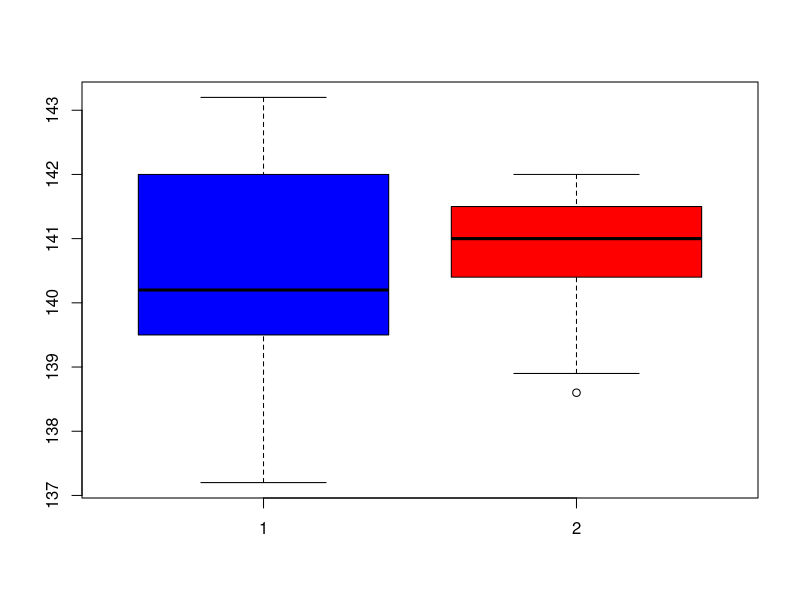
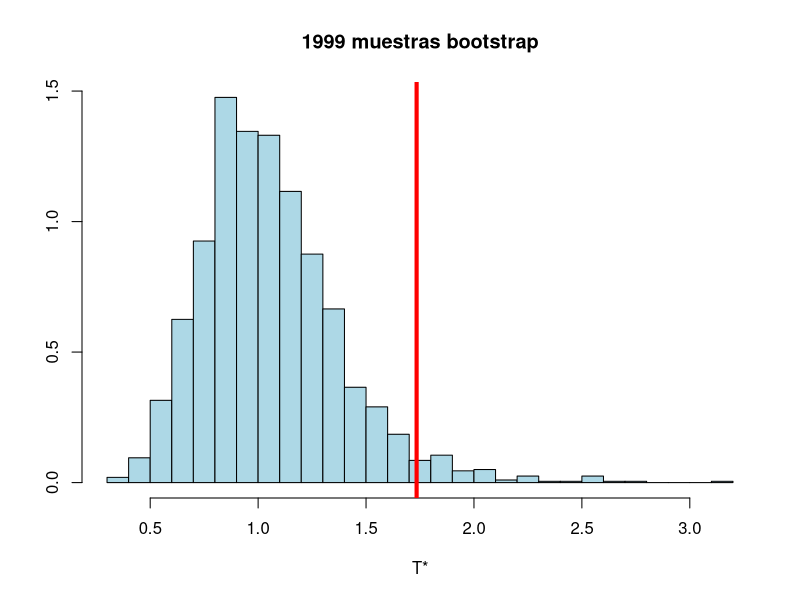
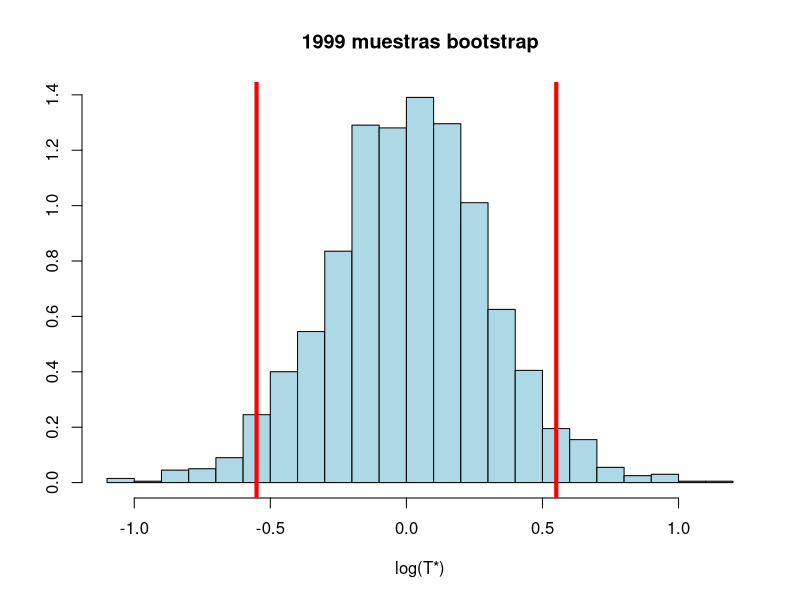
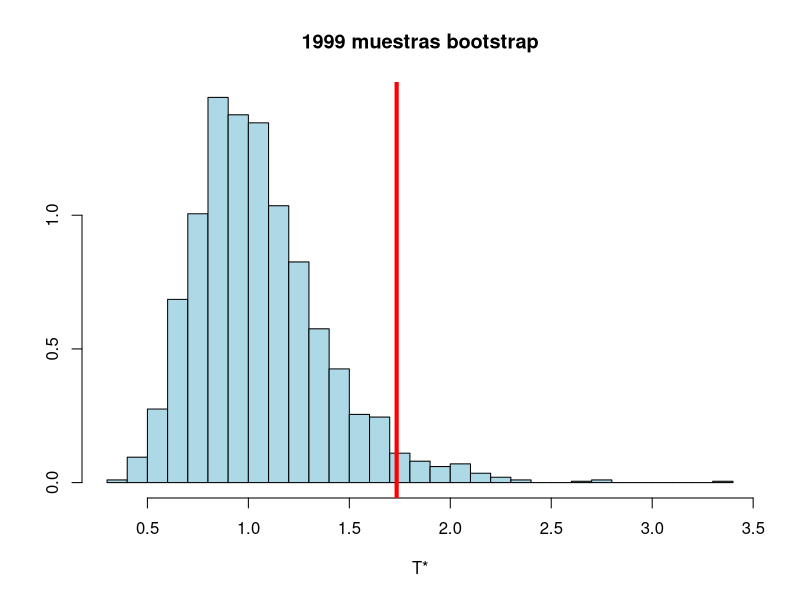
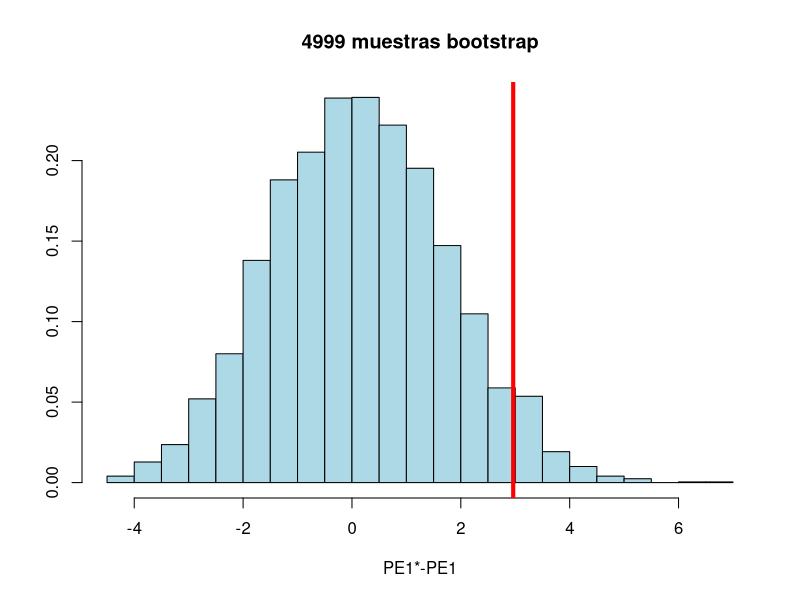
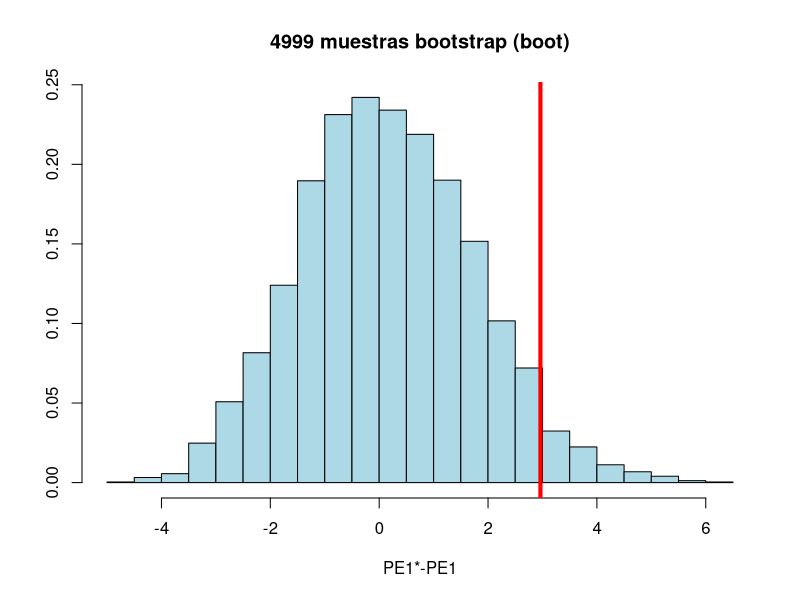
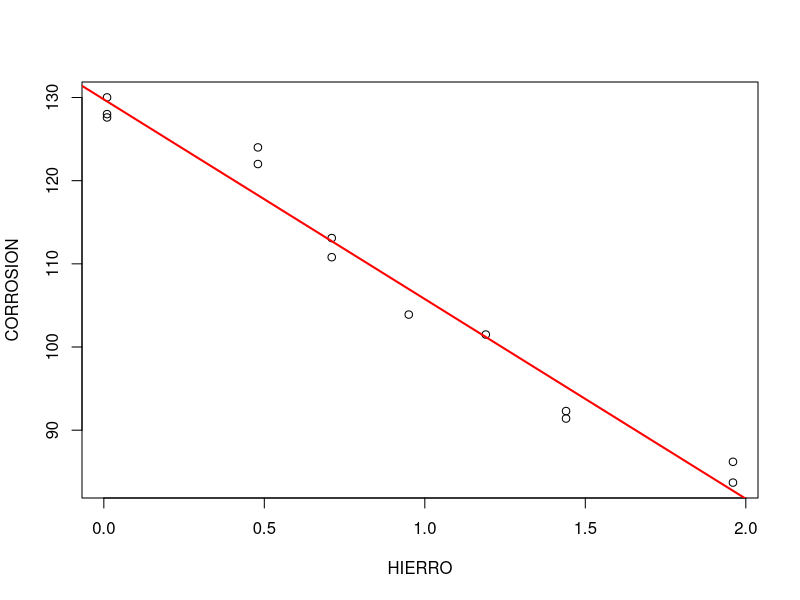
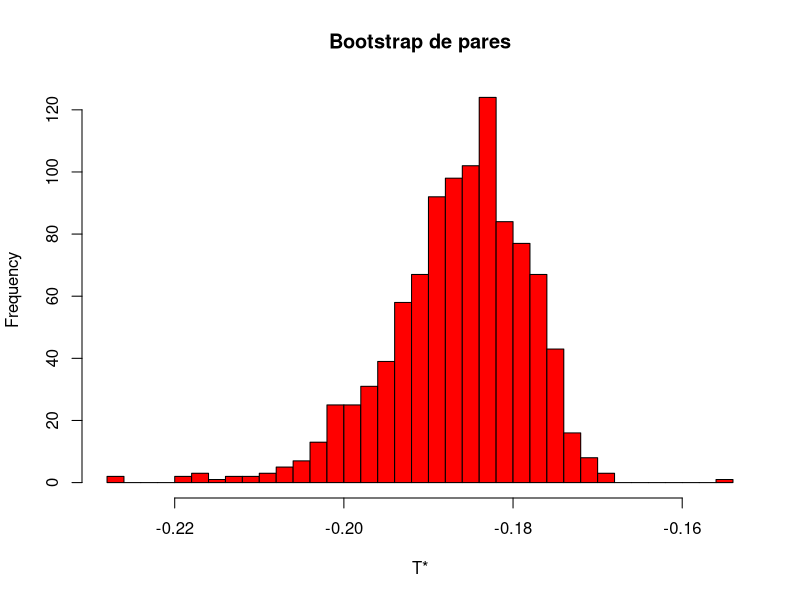

Write R code to recreate these figures, in order.
## ---- chunk 1
knitr::opts_chunk$set(echo = TRUE)
## ---- chunk 2
x<-c(137.9, 143, 143.2, 140, 140.2, 139.3, 141.4, 140.1, 142, 137.2, 139.5, 142.7, 141.3)
y<-c(141.6, 138.9, 140, 141.9, 140.5, 138.6, 141.5, 141.5, 140.7, 141.5, 140.4, 142,141)
nx<-length(x)
ny<-length(y) 
boxplot(x,y,col=c("blue","red"))
## ---- chunk 3
xy<-c(x,y)
nxy<-length(xy)
## ---- chunk 4
B<-1999
set.seed(125)
T0<-sd(x)/sd(y)
T0
## ---- chunk 5
Tast<-numeric(B) 
for (b in 1:B)
  Tast[b]<-sd(sample(xy,nx,replace=TRUE))/sd(sample(xy,ny,replace=TRUE))

hist(Tast,br=30,col="lightblue",prob=TRUE, 
     main=paste(B,"muestras bootstrap"),
     xlab="T*",ylab="")
abline(v=T0, lwd=4,col="red")
## ---- chunk 6
cat("p valor bootstrap unilateral (>) = ",(sum(Tast>=T0)+1)/(B+1),"\n")
# Tast>=T0 Cuántas veces el estimador T asterisco es mayor que T0
## ---- chunk 7
#Para un contraste bilateral se puede trabajar con log(sd(x)/sd(y))
hist(log(Tast),br=30,col="lightblue",
     prob=TRUE, main=paste(B,"muestras bootstrap"),
     xlab="log(T*)",ylab="")
abline(v=log(T0), lwd=4,col="red")
cat("p valor bootstrap unilateral (>) = ",(sum(log(Tast)>=log(T0))+1)/(B+1),"\n")
abline(v=-log(T0), lwd=4,col="red")
## ---- chunk 8
cat("p valor bootstrap bilateral = ", 
    (sum(abs(log(Tast))>=abs(log(T0)))+1)/(B+1),"\n")
## ---- chunk 9
library(boot) 
cocboot=function(xy,indi,nx) {
  sd(xy[indi[1:nx]])/sd(xy[indi[-c(1:nx)]]) 
  }
resulboot=boot(xy,cocboot,nx=nx,R=1999) 
hist(resulboot$t,br=30,col="lightblue",prob=TRUE,
     main=paste(B,"muestras bootstrap"),
     xlab="T*",ylab="") 
abline(v=resulboot$t0, lwd=4,col="red")
## ---- chunk 10
cat("p valor bootstrap unilateral (>) = ",
    (sum(resulboot$t>=resulboot$t0)+1)/(B+1),"\n")
## ---- chunk 11
T0
## ---- chunk 12
resulboot$t0
## ---- chunk 13
summary(Tast)
## ---- chunk 14
summary(resulboot$t)
## ---- chunk 15
cat("p valor bootstrap bilateral = ", (sum(abs(log(resulboot$t))>=abs(log(resulboot$t0)))+1)/(B+1),"\n")
## ---- chunk 16
#Porcentaje de varianza explicada por la primera C.P. 
##?Puede aceptarse que es superior al 70%? 

##H0:PE1<=70; H1:PE1>70
set.seed(357)
data(iris) #?iris
## ---- chunk 17
ACP<- princomp(iris[,-5],cor=T)
summary(ACP)
## ---- chunk 18
ACP$loadings
## ---- chunk 19
varcp<- ACP$sdev^2 
sum(varcp)
## ---- chunk 20
PE1_0<- 100*varcp[1]/sum(varcp) 
dife0<- PE1_0-70
n<-nrow(iris)
indices<- 1:n

B<- 4999
difeBoot<- numeric(B)
for (i in 1:B)
  { if (i%%500==0) cat("Muestra bootstrap ",i,"\n")
  ACPBoot<- princomp(iris[sample(indices,rep=T),-5],cor=T) 
  varcpboot<- ACPBoot$sdev^2
  PE1Boot<- 100*varcpboot[1]/sum(varcpboot)
  difeBoot[i]<- PE1Boot-PE1_0 
  }
## ---- chunk 21
hist(difeBoot,br=30, # 30 intervalos
     col="lightblue",prob=TRUE, 
    main=paste(B,"muestras bootstrap"),
    xlab="PE1*-PE1",ylab="")
abline(v=dife0, lwd=4,col="red")
## ---- chunk 22
cat("p valor bootstrap unilateral (>) = ", 
     (sum(difeBoot>=dife0)+1)/(B+1),"\n")
## ---- chunk 23
library(boot) 
calculoPE1boot=function(datos,indi) {
  ACPBoot<- princomp(iris[indi,-5],cor=T) 
  varcpboot<- ACPBoot$sdev^2
  PE1<- 100*varcpboot[1]/sum(varcpboot)
  PE1 
  }
resulboot=boot(iris,calculoPE1boot,R=4999)
## ---- chunk 24
hist(resulboot$t-resulboot$t0, # hacemos la diferencia a la hora de representar
     br=30,
     col="lightblue",
     prob=TRUE, 
     main=paste(B,"muestras bootstrap (boot)"),
     xlab="PE1*-PE1",ylab="")
abline(v=resulboot$t0-70, lwd=4,col="red")
## ---- chunk 25
x<- c(0.01,0.48,0.71,0.95,1.19,0.01,0.48,1.44,0.71,1.96,0.01,1.44,1.96)
y<- c(127.6,124,110.8,103.9,101.5,130.01,122,92.3,113.1,83.7,128,91.4,86.2)
cor(x,y)
## ---- chunk 26
plot(x,y,xlab="HIERRO",ylab="CORROSION",main="") 
regrelin<- lm(y~x)
summary(regrelin)
abline(regrelin,col="red",lwd=2)
## ---- chunk 27
coefici<- coef(regrelin) 
print(T0<- coefici[2]/coefici[1])
## ---- chunk 28
alfa<-0.05
xydat<- data.frame(x,y)
library(boot)
#Para bootstrap de pares 

calcuT<-function(xydat,indi)
  {
  regre<-lm(y~x,data=xydat[indi,])
  coefi<- regre$coefficients
  T<-coefi[2]/coefi[1]
  V<-vcov(regre) #cov(beta0,beta1)
  auxi<- (V[1,1]/(coefi[1]^2)) + (V[2,2]/(coefi[2]^2))- 
    2*V[1,2]/(coefi[1]*coefi[2])
  varT<- (T^2) * auxi #var(T), método delta para bootstrap stud (t) 
  c(T,varT)
}

Tbootpares<-boot(xydat,calcuT,1000) #Datos, estadístico, B

hist(Tbootpares$t[,1],br=30,main="Bootstrap de pares", col="red",xlab="T*")
## ---- chunk 29
boot.ci(Tbootpares, conf=1-alfa, type=c("norm","perc","stud","bca"), 
        var.t = Tbootpares$t[,2]) # a boot.ci le paso lo que me ha devuelto 
# la función boot
## ---- chunk 30
#Bootstrap de residuos
calcuTres<-function(xydat,indi)
  { xydat$y<- predict(regrelin)+residuals(regrelin)[indi]
  regre<-lm(y~x,data=xydat) 
  coefi<- regre$coefficients 
  T<-coefi[2]/coefi[1] 
  V<-vcov(regre)
  auxi<- (V[1,1]/(coefi[1]^2)) + (V[2,2]/(coefi[2]^2))-
    2*V[1,2]/(coefi[1]*coefi[2])
  varT<- (T^2) * auxi #var(T), m?todo delta para bootstrap stud (t) c(T,varT)
}
## ---- chunk 31
Tbootresi<-boot(xydat,calcuTres,1000)
## ---- chunk 32
hist(Tbootresi$t[,1],br=30,main="Bootstrap de residuos", col="red",xlab="T*")
## ---- chunk 33
#boot.ci(Tbootresi, 
#        conf=1-alfa,
#        type=c("norm","perc","stud","bca"), 
#        var.t = Tbootresi$t[,2])
## ---- chunk 34
library(MASS)
data(cats)
summary(cats)
## ---- chunk 35
#?cats
colores<- c("red","blue")
plot(cats[,2:3],type="n",main="Datos Cats")
text(cats[,2:3],as.character(cats$Sex),
          col=colores[cats$Sex],cex=0.6)

grid()
## ---- chunk 36
cats.lda<-lda(Sex~.,cats)
cats.lda
## ---- chunk 37
table(cats$Sex,predict(cats.lda)$class)
# g_{lambda}(li)=predict(cats.lda)$class
## ---- chunk 38
erroremp<- mean(cats$Sex!=predict(cats.lda)$class)
# Número de unos / número total de observaciones
cat("Error empírico=",100*erroremp ,"% \n")
# Error empírico ó error de entrenamiento
## ---- chunk 39
#lda admite CV=TRUE que implementa n-VC (calcula el error esperado del modelo)
##o sea, Jackknife 
cats.ldaJ<-lda(Sex~.,cats,CV=TRUE)
str(cats.ldaJ)
## ---- chunk 40
table(cats$Sex,cats.ldaJ$class)
## ---- chunk 41
errorJ<- mean(cats$Sex!=cats.ldaJ$class)
cat("Error Jackknife=",100*errorJ ,"% \n")
## ---- chunk 42
#Cómo se generan muestras bootstrap de conjuntos #de datos. Por ejemplo 
datos=cats[c(1:5,140:144),]
datos
## ---- chunk 43
#Estimaciones Bootstrap:
########################
B<- 2000 # Construyo 2000 muestras bootstrap
errorboot<-numeric(B) 
errorOOB<- numeric(B) 
n<- nrow(cats) 
indin<- 1:n
for (b in 1:B)
{
if (b%%500==0) 
  cat("Muestra bootstrap número ",b,"\n") #Generar muestra bootstrap de los indices
indiB<- sample(indin,rep=T) # muestra de entrenamiento
# los datos que no esten en la muestra de entrenamiento serán los datost
#Obtener los ?ndices no incluidos en imuestrab 
indiOOB<-setdiff(indin,indiB) # La diferencias (los que no han salido)
  #Construir modelo lda sobre la muestra bootstrap
cats.lda.boot<-lda(Sex~.,cats[indiB,])
#Calcular tasa de error en la muestra original
errorboot[b]<- mean(cats$Sex!=predict(cats.lda.boot,cats)$class)  # error
#Obtener predicciones OOB
prediOOB<- predict(cats.lda.boot,cats[indiOOB,])$class # predicciones sobre las observaciones no elegidas
#Calcular la tasa de error OOB
errorOOB[b]<- mean(cats$Sex[indiOOB]!=prediOOB)
}
## ---- chunk 44
errorB<- mean(errorboot) #no recomendable
errorB
## ---- chunk 45
errorOOB<- mean(errorOOB) # media de todos los errores, ligera variante de Err_b^{1}
errorOOB
## ---- chunk 46
error632B<-0.368*erroremp+0.632*errorOOB # Estimación del error bootstrap
error632B
## ---- chunk 47
#Calcular cada elemento Lij #directamente:
matrizL<- matrix(NA,n,n)
  for (i in 1:n)
    for (j in 1:n)
      matrizL[i,j]<- (cats[i,]$Sex!=predict(cats.lda,cats[j,])$class)
print(Noinf<- mean(matrizL))
## ---- chunk 48
#O bien, en un problema de clasificación, #con error 0-1,
# Noinf se puede calcular #de forma más eficiente:
p1<- mean(cats$Sex=="M")
q1<- mean(predict(cats.lda)$class=="M") 
p1*(1-q1)+(1-p1)*q1
## ---- chunk 49
Noinf
## ---- chunk 50
erroremp
## ---- chunk 51
errorOOB=min(errorOOB,Noinf) 
errorOOB
## ---- chunk 52
#Cálculo de tsr y w
(tsr<- (errorOOB-erroremp)/(Noinf-erroremp))
## ---- chunk 53
(w<- 0.632/(1-0.368*tsr))
## ---- chunk 54
 #Posible redefinición de tsr
if ( (errorOOB<= erroremp) | (Noinf <=erroremp) ) # en alguno de estos casos sedará la correción
  tsr=0 
tsr
## ---- chunk 55
#(error632masB<-(1-w)*erroremp+w*errorOOB)
# #Definición general (la línea anterior no vale #si se redefinen tsr o errorOOB)
error632masB=error632B+
(errorOOB-erroremp)*(0.368*0.632*tsr)/(1-0.368*tsr) 
error632masB
## ---- chunk 56
op_ant = options(digits=4)
cat(" Error Empírico=\t",100*erroremp ,"% \n",
"Error Jackknife=\t",100*errorJ ,"% \n",
"Error OOB=\t\t", 100*errorOOB,"% \n",
"Error 0.632Boot=\t", 100*error632B,"% \n",
"Error 0.632+Boot=\t", 100*error632masB,"% \n")
## ---- chunk 57
options(op_ant)
## ---- chunk 58
#1. Leer los datos
datos<-read.table("datos/Renta.txt",header=T) 
dim(datos)
## ---- chunk 59
summary(datos)
## ---- chunk 60
modelo=lm(rentsqm~.,data=datos) 
#Calcular MSE y RMSE empírico 
error_emp=mean(residuals(modelo)^2) 
RMSE_emp=sqrt(error_emp)
## ---- chunk 61
#3.1. Jackknife
#Se pueden calcular con cv.lm
#o bien recorriendo los n modelos #cada uno se construye dejando fuera 
##el caso i, donde se aplica el 
###modelo para calcular prediJ[i] 
n=nrow(datos)
prediJ = numeric(n)
## ---- chunk 62
for(i in 1:n){
modelo.i = lm(rentsqm~.,data=datos[-i,]) 
prediJ[i]<-predict(modelo.i,datos[i,])
}
resi_J=datos$rentsqm - prediJ 
RMSE_J<-sqrt( mean(resi_J^2) )
## ---- chunk 63
#3.2. Bootstrap:
#Se pueden calcular los estimadores de ECM (MSE) 
# y al final visualizar su raíz cuadrada

B<-2000
errorboot<-numeric(B)
errorOOB<- numeric(B)
indin<-1:n

for(b in 1:B){
if (b%%500==0) cat("Muestra bootstrap número ",b,"\n")
#Generar muestra bootstrap de los índices
indiB<- sample(indin,rep=T)
#Obtener los índices no incluidos en imuestrab
indiOOB<-setdiff(indin,indiB)
#Construir modelo lda sobre la muestra bootstrap
modelo.boot<-lm(rentsqm~.,data=datos[indiB,])
#Calcular ECM en la muestra original
suppressWarnings({ errorboot[b]<- mean((datos$rentsqm[indiB]-predict(modelo.boot,datos))^2)})
 #Obtener predicciones OOB
suppressWarnings({ prediOOB<- predict(modelo.boot,datos[indiOOB,]) })
#Calcular ECM OOB
errorOOB[b]<- mean((datos$rentsqm[indiOOB]-prediOOB)^2)
}
## ---- chunk 64
errorB<- mean(errorboot)
errorOOB<- mean(errorOOB) 
error632B<-0.368*error_emp+0.632*errorOOB
## ---- chunk 65
#Calcular cada elemento L_ij
#Al no ser un problema de clasificación, #se debe calcular directamente: 
matrizL<- matrix(NA,n,n)
for (i in 1:n)
for (j in 1:n)
matrizL[i,j]<- (datos$rentsqm[i]-predict(modelo,datos[j,]))^2 #error cuad.
print(Noinf<- mean(matrizL))
## ---- chunk 66
#Redefinición de errorOOB 
##(por si hiciera falta) 
errorOOB #Noinf< error_emp ?
## ---- chunk 67
Noinf
## ---- chunk 68
errorOOB=min(errorOOB,Noinf) 
errorOOB
## ---- chunk 69
 #Cálculo de tsr y w
(tsr<- (errorOOB-error_emp)/(Noinf-error_emp))
## ---- chunk 70
(w<- 0.632/(1-0.368*tsr))
## ---- chunk 71
#Posible redefinición de tsr
if ( (errorOOB<= error_emp) | (Noinf <= error_emp) ) 
tsr=0 
tsr
## ---- chunk 72
#(error632masB<-(1-w)*erroremp+w*errorOOB) #Definición general (la línea anterior no vale #si se redefinen tsr o errorOOB) 

error632masB=error632B+
(errorOOB-error_emp)*(0.368*0.632*tsr)/(1-0.368*tsr)
error632masB
## ---- chunk 73
cat(" RMSE Empírico=\t",sqrt(RMSE_emp), "\n",
" RMSE Jackknife=\t", RMSE_J, "\n",
" RMSE OOB=\t\t", sqrt(errorOOB),"\n",
" RMSE 0.632Boot=\t", sqrt(error632B),"\n",
" RMSE 0.632+Boot=\t", sqrt(error632masB),"\n")
